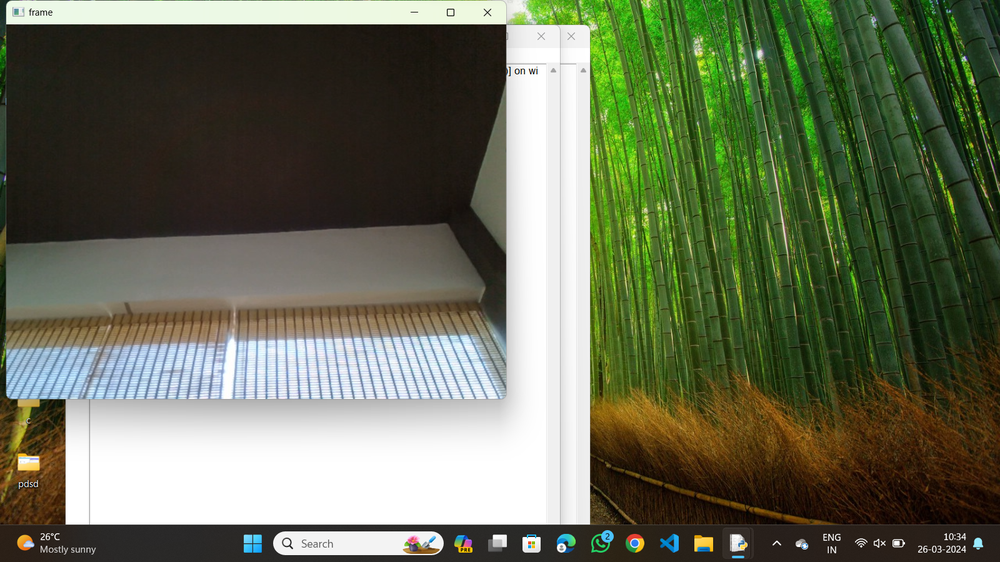
#> input picture OUTPUTS/07.png, 1000 x 562 px, shrunk from 1600 x 900 before the run, given in place of 07.jpg, which was not available
$ python '18.edge detection using sobel along y axis.py'   (older library calls are emulated)
#> lines starting #> are read from the running program, lines starting #| are printed output that depends on the picture; after the words box and inside, x2 and y2 are one past the last pixel; in counts of white or black regions, pixels touching at a corner belong together; pictures that were not available may be replaced by others from this repository, and a replacement may not be noted
import cv2
img = cv2.imread(r"C:\Users\Teja\Desktop\cv\input\07.jpg")
#> img is the input picture: shape (562, 1000, 3); mean B, G, R 86.3, 109.5, 102.9
img_gray = cv2.cvtColor(img, cv2.COLOR_BGR2GRAY)
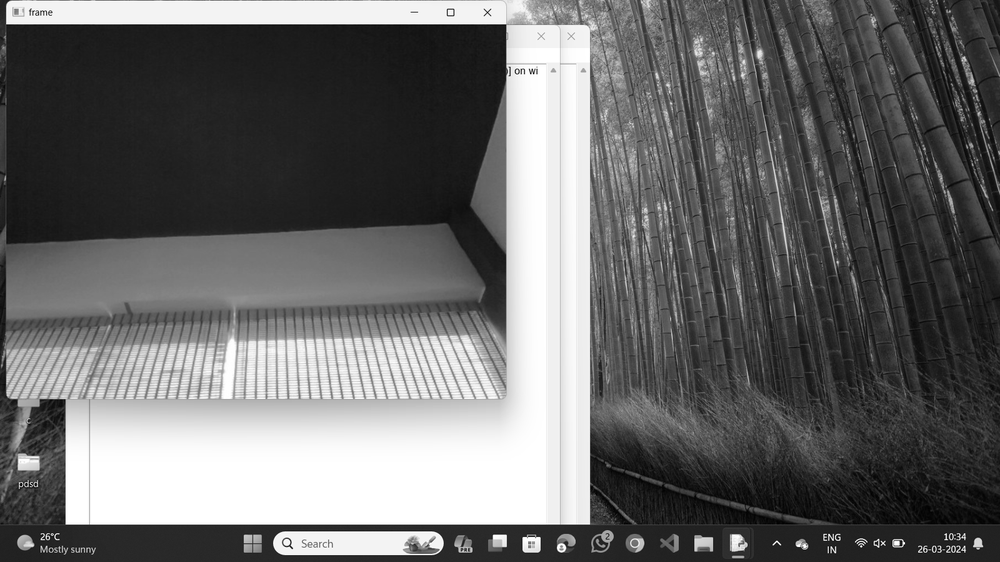
#> img_gray: shape (562, 1000); min 0, max 255, mean 104.9
img_blur = cv2.GaussianBlur(img_gray, (3,3), 0)
sobely = cv2.Sobel(src=img_blur, ddepth=cv2.CV_64F, dx=0, dy=1, ksize=5)
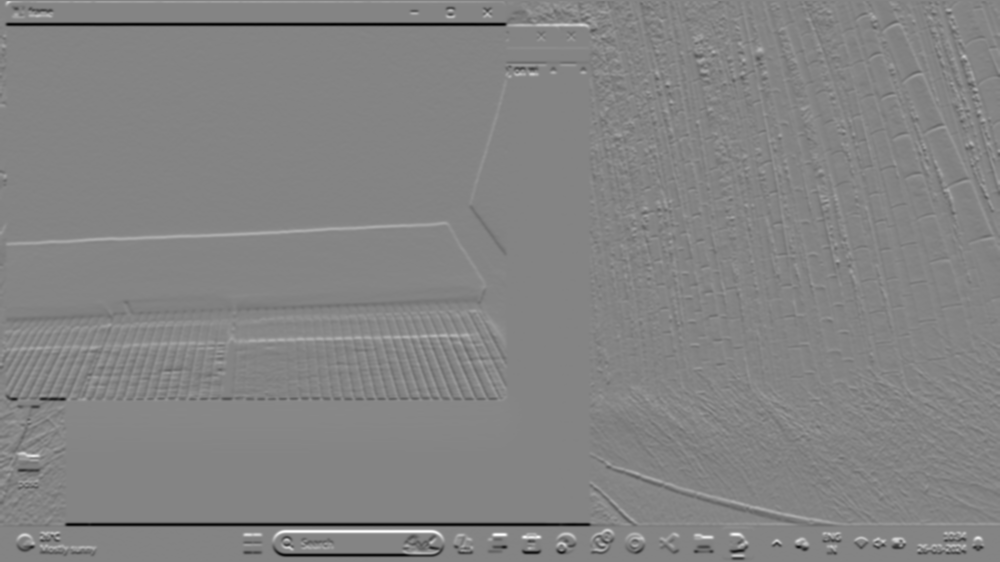
#> sobely: shape (562, 1000) float64; min -9328, max 8657, mean -26.9; drawn with min black and max white
cv2.imshow('Sobel Y', sobely)
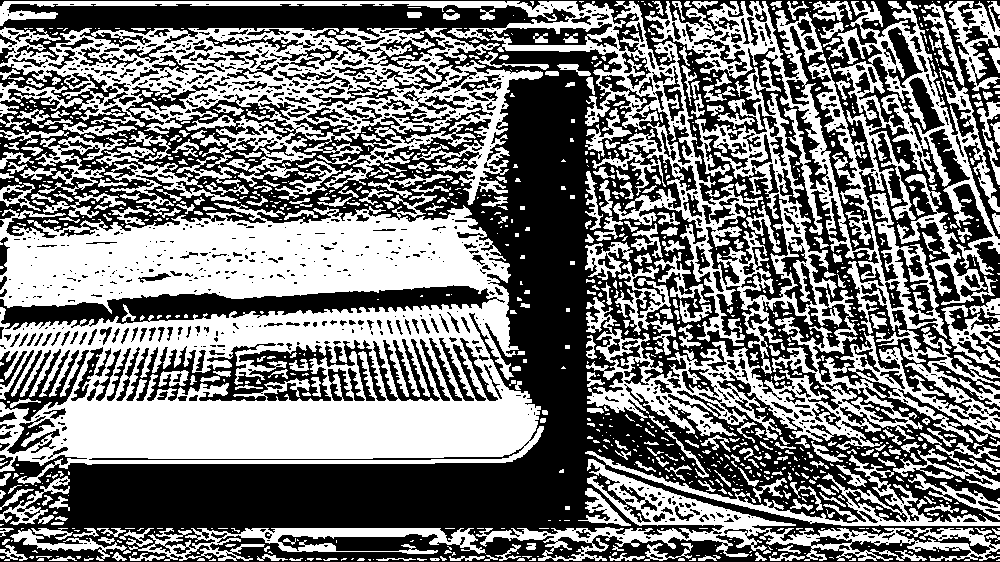
#> window 'Sobel Y': shape (562, 1000); 47.9% white; 1172 white regions (792 under 20 px), largest, box (x1, y1, x2, y2) and area: (0, 194, 544, 485) 93977, (0, 1, 923, 450) 39873, (0, 27, 543, 205) 34274
cv2.waitKey(0)

$ run again, with OUTPUTS/01.png copied over OUTPUTS/07.png
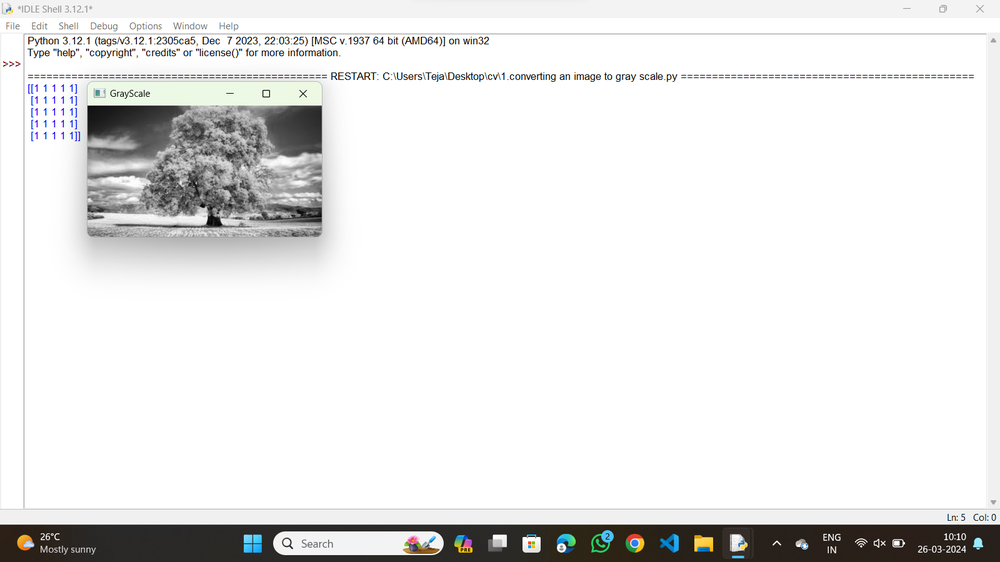
#> input picture OUTPUTS/01.png, 1000 x 562 px, shrunk from 1600 x 900 before the run, given in place of 07.jpg, which was not available
#> img is the input picture: shape (562, 1000, 3); mean B, G, R 231.6, 232, 232
#> `sobely = cv2.Sobel(src=img_blur, ddepth=cv2.CV_64F, dx=0, dy=1, ksize=5)`:
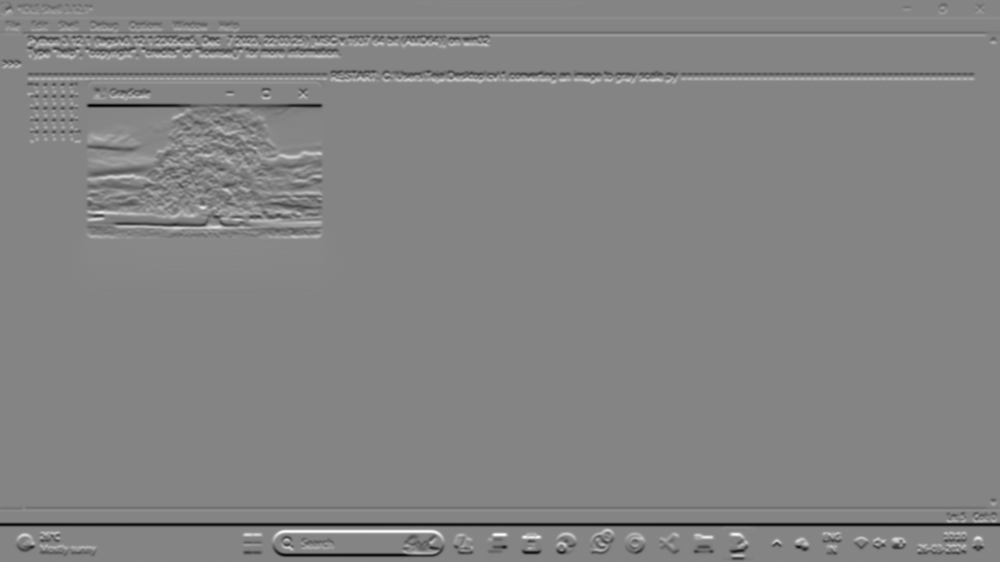
#> sobely: shape (562, 1000) float64; min -9396, max 8657, mean -46.7; drawn with min black and max white
#> `cv2.imshow('Sobel Y', sobely)`:
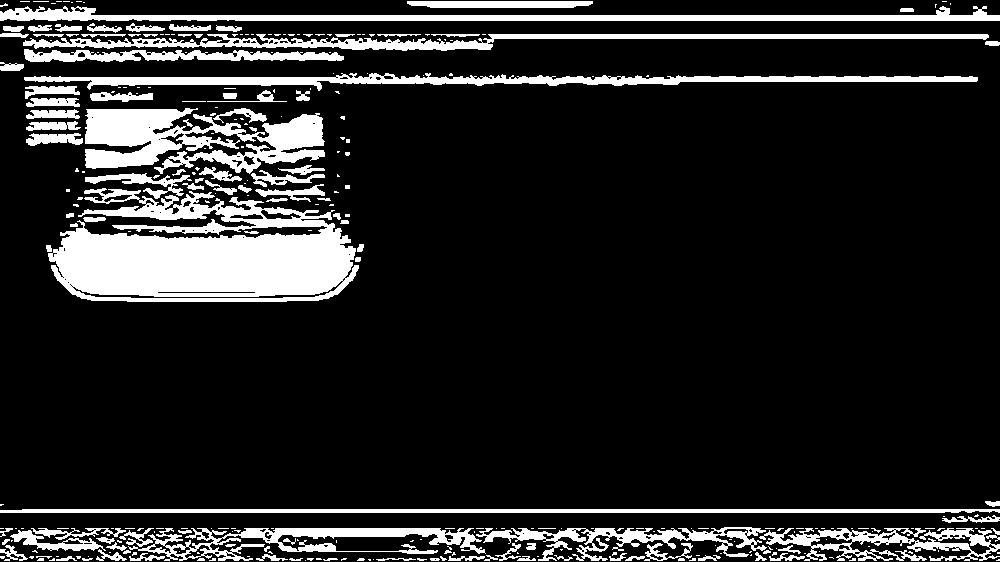
#> window 'Sobel Y': shape (562, 1000); 14.8% white; 309 white regions (199 under 20 px), largest, box (x1, y1, x2, y2) and area: (48, 188, 359, 302) 23230, (85, 108, 325, 174) 9067, (0, 6, 1000, 21) 6575
